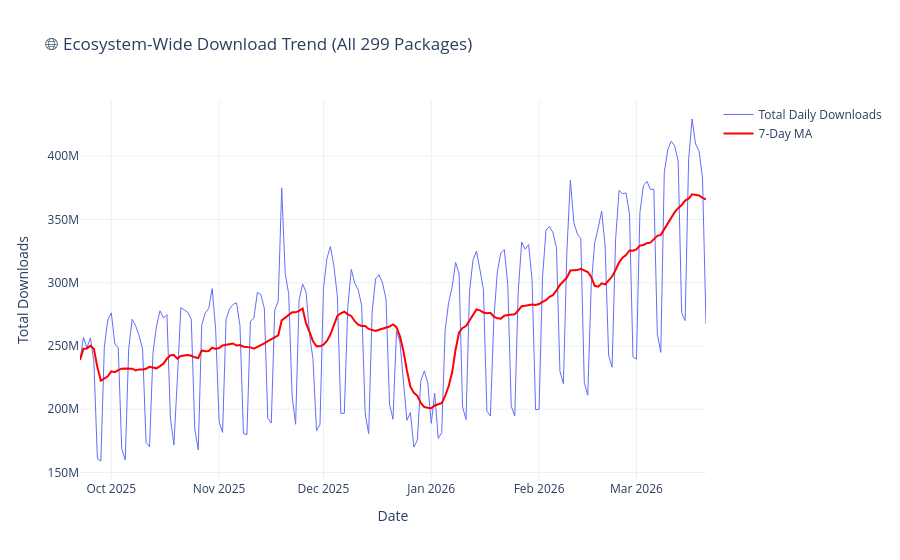

Notebook cell for this chart:
### Code cell
# 🌐 Aggregate trend: All packages combined
daily_total = df_clean.groupby('date')['downloads'].sum().reset_index()
daily_total = daily_total.set_index('date').asfreq('D')

fig = go.Figure()
fig.add_trace(go.Scatter(x=daily_total.index, y=daily_total['downloads'], 
                        mode='lines', name='Total Daily Downloads', line=dict(width=1)))
fig.add_trace(go.Scatter(x=daily_total.index, 
                        y=daily_total['downloads'].rolling(7, min_periods=1).mean(),
                        mode='lines', name='7-Day MA', line=dict(color='red', width=2)))
fig.update_layout(title='🌐 Ecosystem-Wide Download Trend (All 299 Packages)',
                 xaxis_title='Date', yaxis_title='Total Downloads',
                 hovermode='x unified', template='plotly_white')
fig.show()

### Figure 1 — Plotly figure (JSON) as saved in the notebook; plotly's stock layout.template omitted (floating-point values rounded to 4 significant figures; data arrays with more than 128 entries replaced by an {"elided": "..."} marker saying what was removed)
{"data": [{"line": {"width": 1}, "mode": "lines", "name": "Total Daily Downloads", "type": "scatter", "x": {"elided": "181 str values"}, "y": {"elided": "181 int values"}}, {"line": {"color": "red", "width": 2}, "mode": "lines", "name": "7-Day MA", "type": "scatter", "x": {"elided": "181 str values"}, "y": {"elided": "181 float values"}}], "layout": {"hovermode": "x unified", "title": {"text": "🌐 Ecosystem-Wide Download Trend (All 299 Packages)"}, "xaxis": {"title": {"text": "Date"}}, "yaxis": {"title": {"text": "Total Downloads"}}}}
